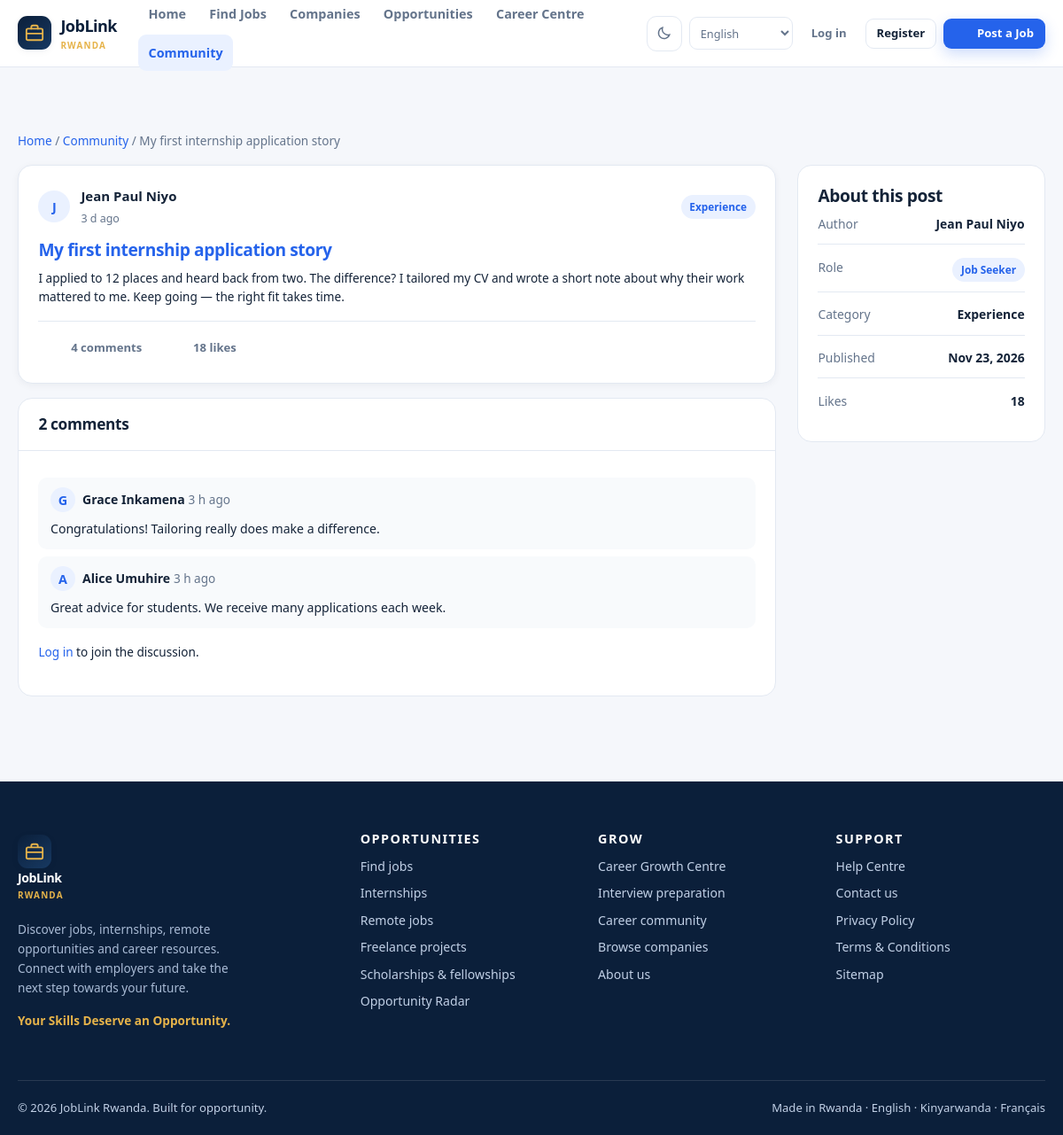
/community/1, run on the app's committed database.
### tables this page shows
CREATE TABLE IF NOT EXISTS community_posts (
    id INT UNSIGNED AUTO_INCREMENT PRIMARY KEY,
    user_id INT UNSIGNED NOT NULL,
    category ENUM('experience','question','advice','interview','resource','achievement') NOT NULL DEFAULT 'experience',
    title VARCHAR(220) NOT NULL,
    body TEXT NOT NULL,
    image VARCHAR(255) DEFAULT NULL,
    likes_count INT UNSIGNED NOT NULL DEFAULT 0,
    comments_count INT UNSIGNED NOT NULL DEFAULT 0,
    status ENUM('published','hidden','removed') NOT NULL DEFAULT 'published',
    created_at DATETIME NOT NULL DEFAULT CURRENT_TIMESTAMP,
    updated_at DATETIME NOT NULL DEFAULT CURRENT_TIMESTAMP ON UPDATE CURRENT_TIMESTAMP,
    KEY idx_posts_user (user_id),
    KEY idx_posts_status (status, created_at),
    CONSTRAINT fk_posts_user FOREIGN KEY (user_id) REFERENCES users(id) ON DELETE CASCADE
);

CREATE TABLE IF NOT EXISTS users (
    id INT UNSIGNED AUTO_INCREMENT PRIMARY KEY,
    name VARCHAR(150) NOT NULL,
    email VARCHAR(190) NOT NULL,
    password_hash VARCHAR(255) NOT NULL,
    role ENUM('seeker','employer','freelancer','admin') NOT NULL DEFAULT 'seeker',
    phone VARCHAR(40) DEFAULT NULL,
    avatar VARCHAR(255) DEFAULT NULL,
    status ENUM('active','pending','suspended','deactivated') NOT NULL DEFAULT 'active',
    email_verified_at DATETIME DEFAULT NULL,
    verification_token VARCHAR(64) DEFAULT NULL,
    remember_token VARCHAR(64) DEFAULT NULL,
    last_login_at DATETIME DEFAULT NULL,
    created_at DATETIME NOT NULL DEFAULT CURRENT_TIMESTAMP,
    updated_at DATETIME NOT NULL DEFAULT CURRENT_TIMESTAMP ON UPDATE CURRENT_TIMESTAMP,
    deleted_at DATETIME DEFAULT NULL,
    UNIQUE KEY uq_users_email (email),
    KEY idx_users_role_status (role, status),
    KEY idx_users_created (created_at)
);

CREATE TABLE IF NOT EXISTS community_comments (
    id INT UNSIGNED AUTO_INCREMENT PRIMARY KEY,
    post_id INT UNSIGNED NOT NULL,
    user_id INT UNSIGNED NOT NULL,
    parent_id INT UNSIGNED DEFAULT NULL,
    body TEXT NOT NULL,
    created_at DATETIME NOT NULL DEFAULT CURRENT_TIMESTAMP,
    KEY idx_comments_post (post_id),
    CONSTRAINT fk_comments_post FOREIGN KEY (post_id) REFERENCES community_posts(id) ON DELETE CASCADE,
    CONSTRAINT fk_comments_user FOREIGN KEY (user_id) REFERENCES users(id) ON DELETE CASCADE,
    CONSTRAINT fk_comments_parent FOREIGN KEY (parent_id) REFERENCES community_comments(id) ON DELETE CASCADE
);

### app/Core/Controller.php (called while the page is built, shortened)
<?php
abstract class Controller
{
    protected Request $request;
    protected array $data = [];
    public function __construct(Request $request)
    {
        $this->request = $request;
    }
    protected function render(string $view, array $data = [], string $title = ''): void
    {
        $this->data = array_merge($this->data, $data);
        $this->data['title'] = $title ?: ($this->data['title'] ?? config('app.name'));
        $this->data['request'] = $this->request;
        extract($this->data, EXTR_SKIP);
        $viewFile = BASE_PATH . '/app/Views/' . str_replace('.', '/', $view) . '.php';
        include $viewFile;
        include BASE_PATH . '/app/Views/layouts/main.php';
    }
}

### app/Controllers/CommunityController.php (called while the page is built, shortened)
<?php
final class CommunityController extends Controller
{
    public function show(): void
    {
        $id = (int) $this->request->route('id');
        $post = Community::post($id);
        $comments = Community::comments($id);
        $liked = false;
        $role = (string) ($post['author_role'] ?? '');
        $authorRole = $role !== ''
            ? (string) config('roles.' . $role, ucfirst(str_replace('_', ' ', $role)))
            : 'Community member';
        $this->render('community.show', [
            'post' => $post,
            'comments' => $comments,
            'liked' => $liked,
            'authorRole' => $authorRole,
        ], (string) $post['title']);
    }
}

### index.php (called while the page is built, shortened)
<?php
require __DIR__ . '/app/bootstrap.php';
$request = Request::capture();
$router = new Router();
try {
    $router->dispatch($request);
} catch (\Throwable $e) {
    $message = $e->getMessage();
    error_log('[JobLink] ' . $message . ' in ' . $e->getFile() . ':' . $e->getLine());
    http_response_code(500);
    if (config('app.debug')) {
        echo '<div style="font-family:monospace;padding:2rem;max-width:900px"><h1>Application error</h1><p>' . e($message) . '</p><pre>' . e($e->getTraceAsString()) . '</pre></div>';
    } else {
        echo '<h1>Something went wrong</h1><p>Our team has been notified. Please try again later.</p>';
    }
}

### app/bootstrap.php (called while the page is built, shortened)
<?php
require BASE_PATH . '/app/Core/Support.php';
spl_autoload_register(static function (string $class): void {
    $prefixes = [
        'App\\Core\\' => BASE_PATH . '/app/Core/',
        'App\\Controllers\\' => BASE_PATH . '/app/Controllers/',
        'App\\Models\\' => BASE_PATH . '/app/Models/',
    ];
    foreach ($prefixes as $prefix => $directory) {
        if (str_starts_with($class, $prefix)) {
            $file = $directory . str_replace('\\', '/', substr($class, strlen($prefix))) . '.php';
            return;
        }
    }
});
$registry = new class($config) {
    private array $items;
    public function __construct(array $config) { $this->items = $config; }
    public function get(string $key, mixed $default = null): mixed
    {
        $value = $this->items;
        foreach (explode('.', $key) as $segment) {
            $value = $value[$segment];
        }
        return $value;
    }
};

### app/Core/Request.php (called while the page is built, shortened)
<?php
final class Request
{
    private array $routeParams = [];
    public function setRouteParams(array $params): void { $this->routeParams = $params; }
    public function route(string $key, mixed $default = null): mixed { return $this->routeParams[$key] ?? $default; }
}

### app/Core/Database.php (called while the page is built, shortened)
<?php
final class Database
{
    private static ?PDO $pdo = null;
    public static function connection(): PDO
    {
        if (self::$pdo === null) {
            $cfg = config('database');
            $dsn = sprintf('mysql:host=%s;port=%d;dbname=%s;charset=%s', $cfg['host'], $cfg['port'], $cfg['name'], $cfg['charset']);
            try {
                self::$pdo = new PDO($dsn, $cfg['user'], $cfg['pass'], [
                    PDO::ATTR_ERRMODE => PDO::ERRMODE_EXCEPTION,
                    PDO::ATTR_DEFAULT_FETCH_MODE => PDO::FETCH_ASSOC,
                    PDO::ATTR_EMULATE_PREPARES => false,
                    PDO::ATTR_STRINGIFY_FETCHES => false,
                ]);
            } catch (PDOException $e) {
                $hint = 'Please create the database and import database/schema.sql (see docs/INSTALLATION.md).';
                throw new \RuntimeException('Database connection failed: ' . $e->getMessage() . ' ' . $hint);
            }
        }
        return self::$pdo;
    }
    public static function query(string $sql, array $params = []): PDOStatement
    {
        $statement = self::connection()->prepare($sql);
        foreach ($params as $key => $value) {
            $param = is_int($key) ? $key + 1 : (str_starts_with($key, ':') ? $key : ':' . $key);
            if ($value === null) {
                $statement->bindValue($param, null, PDO::PARAM_NULL);
            } elseif (is_bool($value)) {
                $statement->bindValue($param, $value, PDO::PARAM_BOOL);
            } elseif (is_int($value)) {
                $statement->bindValue($param, $value, PDO::PARAM_INT);
            } else {
                $statement->bindValue($param, (string) $value, PDO::PARAM_STR);
            }
        }
        $statement->execute();
        return $statement;
    }
    public static function all(string $sql, array $params = []): array
    {
        return self::query($sql, $params)->fetchAll();
    }
    public static function one(string $sql, array $params = []): ?array
    {
        $row = self::query($sql, $params)->fetch();
        return $row === false ? null : $row;
    }
}

### app/Models/Community.php (called while the page is built, shortened)
<?php
final class Community
{
    public static function post(int $id): ?array
    {
        return Database::one(
            'SELECT p.*, u.name AS author_name, u.avatar AS author_avatar, u.role AS author_role
             FROM community_posts p JOIN users u ON u.id = p.user_id WHERE p.id = :id',
            ['id' => $id]
        );
    }
    public static function comments(int $postId): array
    {
        return Database::all(
            'SELECT c.*, u.name AS author_name, u.avatar AS author_avatar FROM community_comments c
             JOIN users u ON u.id = c.user_id WHERE c.post_id = :id ORDER BY c.created_at ASC',
            ['id' => $postId]
        );
    }
}

### app/Core/Session.php (called while the page is built, shortened)
<?php
final class Session
{
    public static function get(string $key, mixed $default = null): mixed
    {
        return $_SESSION[$key] ?? $default;
    }
}

### app/Core/Auth.php (called while the page is built, shortened)
<?php
final class Auth
{
    private static ?array $user = null;
    public static function user(): ?array
    {
        return self::$user;
    }
    public static function check(): bool { return self::user() !== null; }
}

### app/Views/community/show.php (the view, shortened to what this page needs)
<section class="section">
  <div class="container">
    <nav class="small muted mb-2"><a href="<?= e(url()) ?>">Home</a> / <a href="<?= e(url('community')) ?>">Community</a> / <?= e(str_limit((string) $post['title'], 50)) ?></nav>
    <div class="search-layout">
      <div>
        <?php $full = true; include BASE_PATH . '/app/Views/partials/community_post.php'; ?>
        <div class="panel">
          <div class="panel-head"><h2><?= (int) count($comments) ?> comments</h2></div>
          <div class="panel-body">
            <?php foreach ($comments as $comment): ?>
              <div class="comment" <?= !empty($comment['parent_id']) ? 'style="margin-left:1.25rem"' : '' ?>>
                <div class="d-flex align-center gap-1">
                  <?php if (!empty($comment['author_avatar'])): ?>
                    <img class="avatar" src="<?= e(Upload::url((string) $comment['author_avatar'])) ?>" alt="" style="width:28px;height:28px">
                  <?php else: ?>
                    <span class="avatar" style="width:28px;height:28px"><?= e(mb_substr((string) $comment['author_name'], 0, 1)) ?></span>
                  <?php endif; ?>
                  <div>
                    <strong><?= e($comment['author_name']) ?></strong>
                    <span class="small muted"><?= e(time_ago($comment['created_at'])) ?></span>
                  </div>
                </div>
                <div class="mt-1" style="white-space:pre-wrap"><?= e($comment['body']) ?></div>
              </div>
            <?php endforeach; ?>
            <?php if (Auth::check()): ?>
              <form method="post" action="<?= e(url('community/' . (int) $post['id'] . '/comment')) ?>" class="mt-2">
                <?= csrf_field() ?>
                <div class="form-group">
                  <label class="form-label" for="comment-body">Add a comment</label>
                  <textarea class="form-control" id="comment-body" name="body" rows="4" minlength="2" maxlength="5000" required placeholder="Share your thoughts..."><?= e(old('comment_body')) ?></textarea>
                </div>
                <button class="btn btn-primary" type="submit"><?= icon('chat', 16) ?> Post comment</button>
              </form>
            <?php else: ?>
              <p class="small mt-2"><a href="<?= e(url('login')) ?>">Log in</a> to join the discussion.</p>
            <?php endif; ?>
          </div>
        </div>
      </div>
      <aside>
        <div class="panel"><div class="panel-body">
          <h3 class="mt-0">About this post</h3>
          <div class="side-info">
            <div class="row"><span>Author</span><strong><?= e($post['author_name']) ?></strong></div>
            <div class="row"><span>Role</span><span class="tag tag-blue"><?= e($authorRole) ?></span></div>
            <div class="row"><span>Category</span><strong><?= e($categoryLabels[$post['category']] ?? ucfirst((string) $post['category'])) ?></strong></div>
            <div class="row"><span>Published</span><strong><?= e(format_date($post['created_at'])) ?></strong></div>
            <div class="row"><span>Likes</span><strong><?= (int) $post['likes_count'] ?></strong></div>
          </div>
        </div></div>
      </aside>
    </div>
  </div>
</section>

### app/Views/partials/community_post.php (shortened to what this page needs)
<?php
$full = $full ?? false;
$liked = $liked ?? false;
$categoryLabels = [
    'experience' => 'Experience',
    'question' => 'Question',
    'advice' => 'Advice',
    'interview' => 'Interview',
    'resource' => 'Resource',
    'achievement' => 'Achievement',
];
?>
<article class="card feed-post">
  <div class="post-head">
    <?php if (!empty($post['author_avatar'])): ?>
      <img class="avatar" src="<?= e(Upload::url((string) $post['author_avatar'])) ?>" alt="">
    <?php else: ?>
      <span class="avatar"><?= e(mb_substr((string) ($post['author_name'] ?? 'M'), 0, 1)) ?></span>
    <?php endif; ?>
    <div>
      <strong><?= e($post['author_name'] ?? 'Community member') ?></strong>
      <time datetime="<?= e($post['created_at'] ?? '') ?>"><?= e(time_ago($post['created_at'] ?? null)) ?></time>
    </div>
    <span class="tag tag-blue" style="margin-left:auto"><?= e($categoryLabels[$post['category']] ?? ucfirst((string) $post['category'])) ?></span>
  </div>
  <h3 class="mt-0"><a href="<?= e(url('community/' . (int) $post['id'])) ?>"><?= e($post['title']) ?></a></h3>
  <div class="small" style="white-space:pre-wrap"><?= e($full ? (string) $post['body'] : str_limit((string) $post['body'], 260)) ?></div>
  <div class="post-actions">
    <a class="btn btn-ghost btn-sm" href="<?= e(url('community/' . (int) $post['id'])) ?>"><?= icon('chat', 15) ?> <?= (int) ($post['comment_total'] ?? $post['comments_count'] ?? 0) ?> comments</a>
    <?php if (Auth::check()): ?>
      <form method="post" action="<?= e(url('community/' . (int) $post['id'] . '/like')) ?>">
        <?= csrf_field() ?>
        <button class="btn btn-outline btn-sm" type="submit"><?= icon('heart', 15) ?> <?= $liked ? 'Liked' : 'Like' ?> · <?= (int) ($post['likes_count'] ?? 0) ?></button>
      </form>
    <?php else: ?>
      <a class="btn btn-ghost btn-sm" href="<?= e(url('login')) ?>"><?= icon('heart', 15) ?> <?= (int) ($post['likes_count'] ?? 0) ?> likes</a>
    <?php endif; ?>
  </div>
</article>

### app/Core/Router.php (shortened to what this page needs)
<?php
final class Router
{
    private array $routes = [];
    public function add(string $methods, string $pattern, string $handler, array $middleware = []): void
    {
        foreach (explode('|', $methods) as $method) {
            $this->routes[] = [
                'method' => strtoupper(trim($method)),
                'regex' => $this->compile($pattern),
                'handler' => $handler,
                'middleware' => $middleware,
                'pattern' => $pattern,
            ];
        }
    }
    private function compile(string $pattern): string
    {
        $pattern = preg_replace('/\/(?=\{[a-zA-Z_]+\?\})/', '', $pattern) ?? $pattern;
        $pattern = preg_replace_callback('/\{([a-zA-Z_]+)(\?)?\}/', static function ($m) {
            return ($m[2] ?? '') === '?' ? '(?:/(?P<' . $m[1] . '>[^/]+))?' : '(?P<' . $m[1] . '>[^/]+)';
        }, $pattern) ?? $pattern;
        return '#^' . $pattern . '$#u';
    }
    public function dispatch(Request $request): void
    {
        foreach ($this->routes as $route) {
            if (!preg_match($route['regex'], $request->path, $matches)) {
                continue;
            }
            $params = [];
            foreach ($matches as $key => $value) {
                if (is_string($key)) {
                    $params[$key] = $value;
                }
            }
            $request->setRouteParams($params);
            [$class, $method] = explode('@', $route['handler'], 2);
            $controller = new $fqcn($request);
            $controller->{$method}();
            return;
        }
    }
}

### data on the page
community_posts: title "My first internship application story", user.name "J", user.name "Jean Paul Niyo", created_at "3 d ago", category "Experience", body "I applied to 12 places and heard back from two. The difference? I tailored my CV and wrote a short note about why their work mattered to me. Keep going — the right fit takes time.", comments_count "4", likes_count "18", created_at "Nov 23, 2026"
community_comments: user.name "G", user.name "Grace Inkamena", created_at "3 h ago", body "Congratulations! Tailoring really does make a difference."
community_comments: user.name "A", user.name "Alice Umuhire", created_at "3 h ago", body "Great advice for students. We receive many applications each week."

### other printed values
count($comments) "2"
$authorRole "Job Seeker"
form field value "English"
